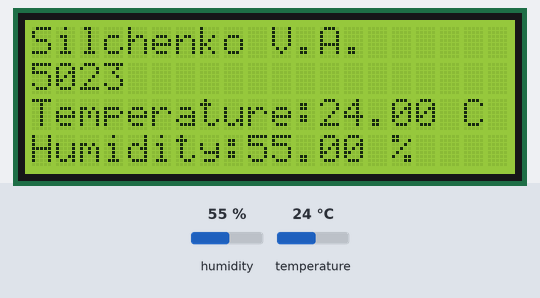
The sketch below on a simulated Arduino Uno, built with avr-gcc and run on an emulated ATmega328P. Parts: 20×4 character LCD. The inputs (shaded band) are chosen by the test bench; at power-on: humidity 55 %, temperature 24 °C.

Above: at 1.3 s.
1.4 s: humidity set to 22 %
At 3.5 s:
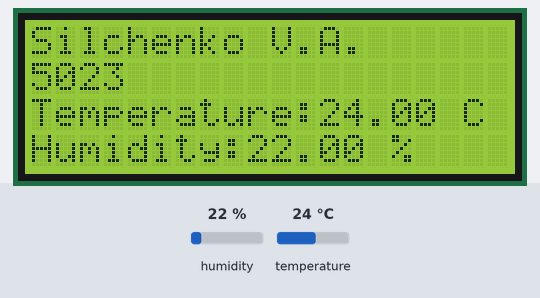
4.1 s: temperature set to 12 °C
At 4.9 s:
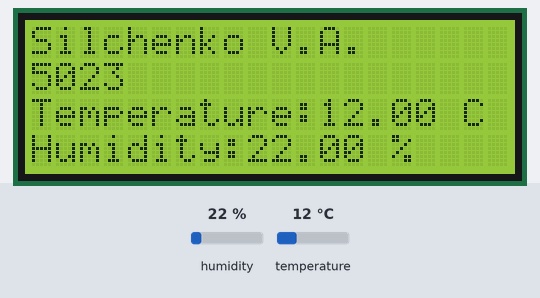
6.8 s: humidity set to 40 %
At 8.8 s:
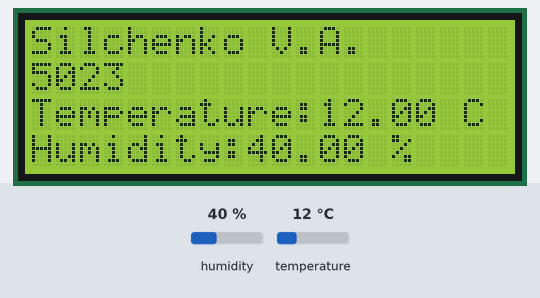
9.7 s: temperature set to 19 °C
Timing chart, 0 to 12.7 s (numbered marks = the images above; inputs shaded):
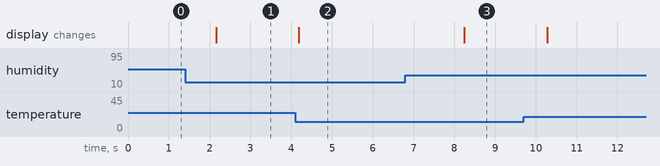

The sketch:

lab5.ino
```cpp
#include "LiquidCrystal_I2C.h"
LiquidCrystal_I2C lcd(0x3F,20,4);

#include "DHT.h"
#define DHTPIN 2
DHT dht(DHTPIN, DHT22);


void setup() {
  lcd.init();
  lcd.backlight();
  Serial.begin(9600);
  dht.begin();

  lcd.setCursor(0,0);
  lcd.print("Silchenko V.A.");
  lcd.setCursor(0,1);
  lcd.print("5023");
  lcd.setCursor(0,2);
  lcd.print("Temperature:      C");
  lcd.setCursor(0,3);
  lcd.print("Humidity:      %");
}

void loop() {
  float h = dht.readHumidity();
  float t = dht.readTemperature();

  lcd.setCursor(12,2);
  lcd.print(t);
  lcd.setCursor(9,3);
  lcd.print(h);
  delay(1000);
}
```

Measured:
- after the input at 1.4 s, the display: changes after 0.76 s (image 1)
- after the input at 4.1 s, the display: changes after 0.09 s (image 2)
- after the input at 6.8 s, the display: changes after 1.4 s (image 3)
